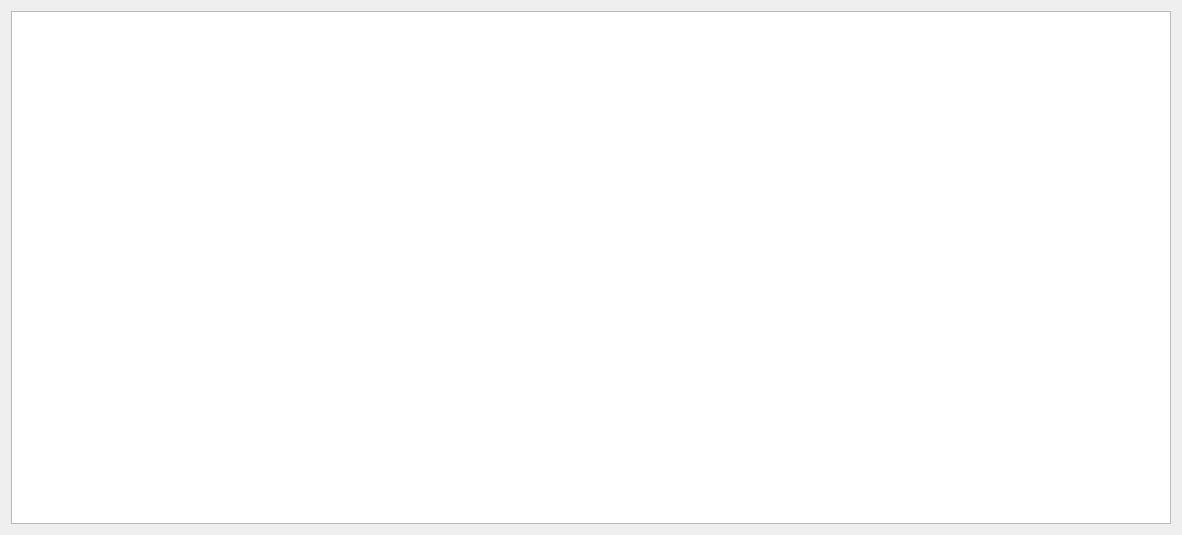
<?xml version="1.0" encoding="UTF-8"?>
<ui version="4.0">
 <class>DebugLogWindow</class>
 <widget class="QWidget" name="DebugLogWindow">
  <property name="geometry">
   <rect>
    <x>0</x>
    <y>0</y>
    <width>1182</width>
    <height>535</height>
   </rect>
  </property>
  <property name="windowTitle">
   <string>Debug Log</string>
  </property>
  <layout class="QVBoxLayout" name="verticalLayout">
   <item>
    <widget class="QTableView" name="logTableView">
     <property name="alternatingRowColors">
      <bool>true</bool>
     </property>
    </widget>
   </item>
  </layout>
 </widget>
 <resources/>
 <connections/>
</ui>
